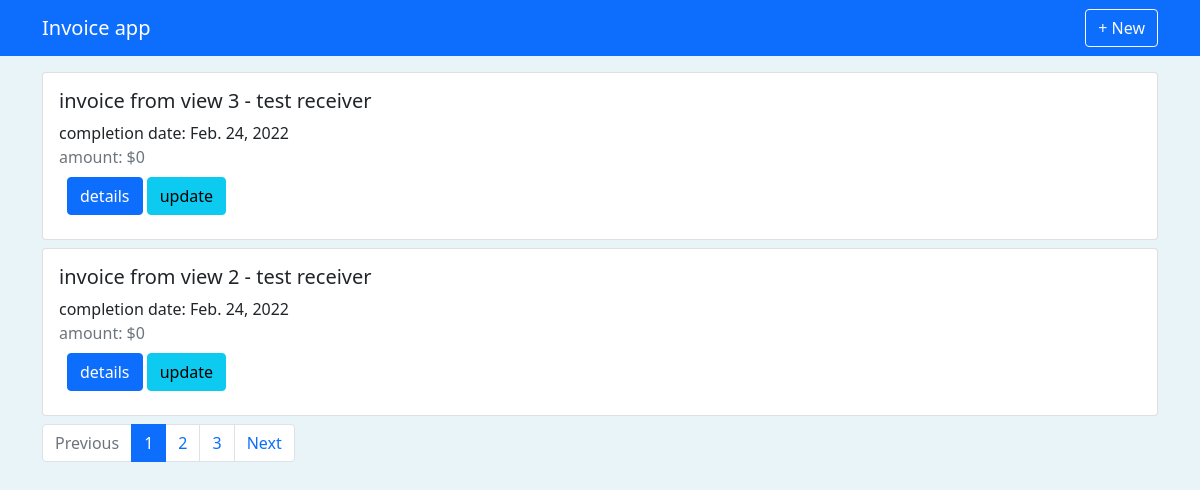
The app's page / (signed in), older data.
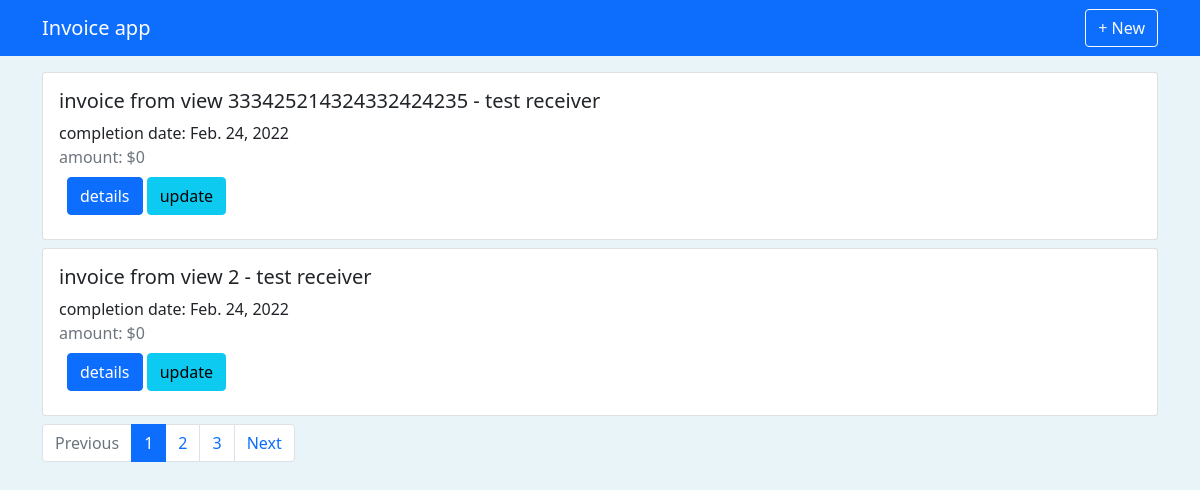
The same page, newer data.
### invoices/models.py (models this page shows, shortened)
class Invoice(models.Model):
    profile = models.ForeignKey(Profile,on_delete=models.CASCADE)
    receiver = models.ForeignKey(Receiver,on_delete=models.CASCADE)
    number = models.CharField(max_length=150)
    completion_date = models.DateField()
    issue_date = models.DateField()
    payment_date = models.DateField()
    created = models.DateTimeField(auto_now_add=True)
    closed = models.BooleanField(default=False)
    tags = models.ManyToManyField(Tag, blank=True)
    @property
    def tags(self):
        return self.tags.all()
    @property
    def positions(self):
        return self.position_set.all()
    @property
    def total_amount(self):
        total = 0
        qs = self.positions
        for pos in qs:
            total += pos.amount
        return total

### receivers/models.py (models this page shows, shortened)
class Receiver(models.Model):
    name = models.CharField(default = "",max_length=200)
    address = models.TextField()
    website = models.URLField(blank=True)
    created = models.DateTimeField(default=datetime.now)

### invoices/views.py (the view)
# urls.py: path('', InvoiceListView.as_view(),name = 'main'),
class InvoiceListView(ListView):
    model = Invoice
    template_name = "invoices/main.html" # default invoice_list.html
    paginate_by = 2
    context_object_name = 'qs'
    def get_queryset(self):
        profile = get_object_or_404(Profile, user = self.request.user)
        return super().get_queryset().filter(profile=profile).order_by('-created')

### invoices/templates/invoices/main.html (shortened to what this page needs)
{% extends 'base.html' %}
{% block content %}
{% if qs %}
    {% for obj in qs %}
        <div class="card mb-2" style="width:100%">
            <div class = "card-body">
                <h5 class = "card-title">{{obj.number}} - {{obj.receiver.name}}</h5>
                <div class = "card-text">
                    completion date: {{obj.completion_date}}
                </div>
                <div class = "text-muted">
                    amount: ${{obj.total_amount}}
                </div>
                <div class = "m-2">
                    <a href="{% url 'invoices:simple-template' obj.pk %}" class="btn btn-primary"> details </a>
                    <a href="{% url 'invoices:update' obj.pk %}" class="btn btn-info"> update </a>
                </div>
            </div>
        </div>
    {% endfor %}
{% else %}
    <h3> No invoices created . . . </h3>
{% endif %}
{% if is_paginated %}
<nav aria-label="invoice pagination">
    <ul class="pagination">
      <li class="page-item {% if page_obj.has_previous %} {% else %} disabled {% endif %}">
        <a  class="page-link" tabindex="-1" aria-disabled="true">Previous</a>
      </li>
    {% for i in paginator.page_range %}
      <li class="page-item {% if page_obj.number == i %} active {% endif %}">
        <a class="page-link" href="?page={{i}}">{{i}}</a>
    </li>
    {% endfor %}
      <li class="page-item {% if page_obj.has_next %} {% else %} disabled {% endif %}">
        <a {% if page_obj.has_next %}
        href = "?page={{page_obj.next_page_number}}"
        {% endif %} class="page-link">Next</a>
      </li>
    </ul>
  </nav>
{% endif %}
{% endblock content %}

### templates/base.html (shortened to what this page needs)
{% load static %}
<!doctype html>
<html lang="en">
  <head>
    <link href="https://cdn.jsdelivr.net/npm/bootstrap@5.1.3/dist/css/bootstrap.min.css" rel="stylesheet">
    <link rel="stylesheet" href="{% static 'style.css' %}">
  </head>
  <body>
      {% include 'navbar.html' %}
      <div class = "container mt-3">
          {% block content %}
          {% endblock content %}
      </div>
  </body>
</html>

### templates/navbar.html
<nav class="navbar navbar-dark bg-primary">
  <div class="container">
    <a href="{% url 'invoices:main' %}" class="navbar-brand">Invoice app</a>
    <a href="{% url 'invoices:create' %}" class="btn btn-outline-light">+ New </a>
  </div>
</nav>

### static/style.css (style rules this page uses)
body { background-color: #e8f4f8; }

Row changes from the older to the newer data that the page shows:
changed Invoice: number "invoice from view 3" → "invoice from view 333425214324332424235"
